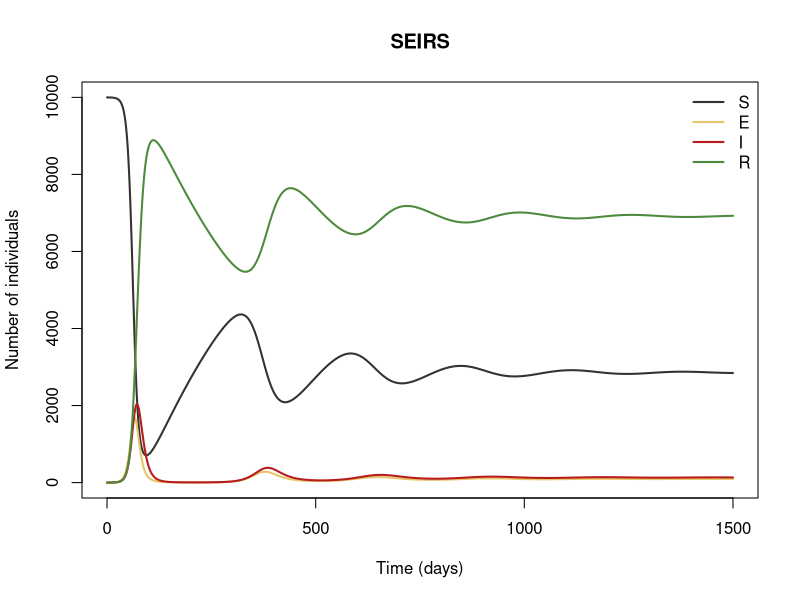

Recreate this plot in R.
## SEIRS
## SEIR with waning immunity, giving recurrent epidemics.
## Reference: Keeling & Rohani (2008), Modeling Infectious Diseases in Humans and Animals, §2.5
##
## Generated from a compartmental model diagram (model format v1).
## Regenerating from the same diagram always gives this exact file.
##
## Compartments: S, E, I, R
## Flows (time unit: days):
##   S -> E  : lam * S
##   E -> I  : sigma * E
##   I -> R  : gamma * I
##   R -> S  : omega * R

library(deSolve)

# ---- Time ------------------------------------------------------------
times <- seq(0, 1500, by = 1)  # days

# ---- Parameters ------------------------------------------------------
parameters <- c(
  beta = 0.5,      # transmission rate per day
  sigma = 1 / 5,   # 1/(latent period)
  gamma = 1 / 7,   # 1/(infectious period)
  omega = 1 / 365  # 1/(duration of immunity)
)

# ---- Initial conditions ----------------------------------------------
state <- c(
  S = 9999,  # Susceptible
  E = 1,     # Exposed
  I = 0,     # Infectious
  R = 0      # Recovered
)

# ---- Model equations -------------------------------------------------
seirs_model <- function(t, state, parameters) {
  with(as.list(c(state, parameters)), {
    # Total population
    N <- S + E + I + R

    # Derived quantities
    lam <- beta * I / N  # force of infection

    # Rates of change
    dS <- -lam * S + omega * R
    dE <- lam * S - sigma * E
    dI <- sigma * E - gamma * I
    dR <- gamma * I - omega * R

    list(c(dS, dE, dI, dR))
  })
}

# ---- Solve -----------------------------------------------------------
out <- ode(y = state, times = times, func = seirs_model, parms = parameters)
out <- as.data.frame(out)

# ---- Plot ------------------------------------------------------------
compartment_cols <- c(S = "#333333", E = "#E8C468", I = "#B71C1C", R = "#4E8A3E")
matplot(out$time, out[, names(compartment_cols)], type = "l", lty = 1, lwd = 2,
        col = compartment_cols, xlab = "Time (days)", ylab = "Number of individuals",
        main = "SEIRS")
legend("topright", legend = names(compartment_cols), col = compartment_cols,
       lty = 1, lwd = 2, bty = "n")
